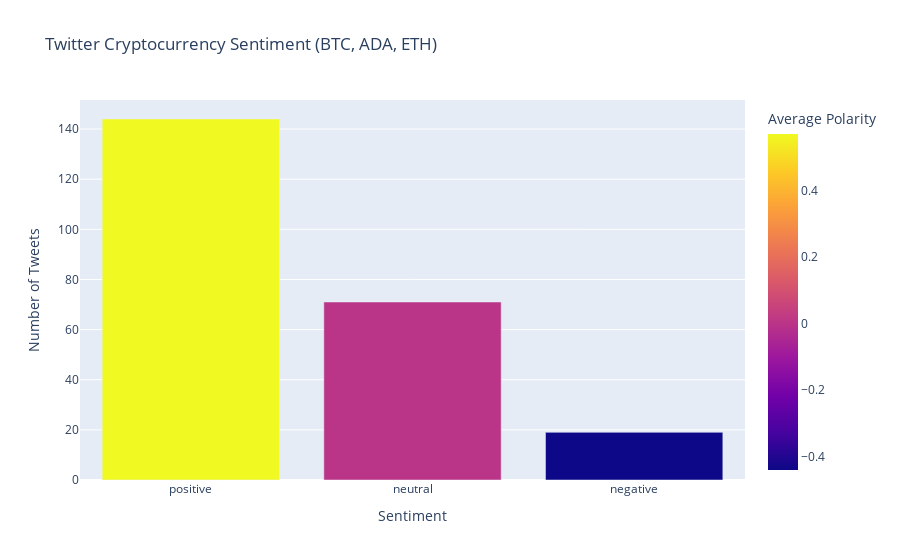

Source (notebook cell):
### Code cell
# Execute Function
plotly_graph()

### Figure 1 — Plotly figure (JSON) as saved in the notebook; plotly's stock layout.template omitted (floating-point values rounded to 4 significant figures)
{"data": [{"alignmentgroup": "True", "customdata": [[0.57], [0], [-0.44]], "hovertemplate": "Sentiment=%{x}<br>Number of Tweets=%{y}<br>Average Polarity=%{marker.color}<extra></extra>", "legendgroup": "", "marker": {"color": [0.57, 0, -0.44], "coloraxis": "coloraxis"}, "name": "", "offsetgroup": "", "orientation": "v", "showlegend": false, "textposition": "auto", "type": "bar", "x": ["positive", "neutral", "negative"], "xaxis": "x", "y": [144, 71, 19], "yaxis": "y"}], "layout": {"barmode": "relative", "coloraxis": {"colorbar": {"title": {"text": "Average Polarity"}}, "colorscale": [[0, "#0d0887"], [0.1111, "#46039f"], [0.2222, "#7201a8"], [0.3333, "#9c179e"], [0.4444, "#bd3786"], [0.5556, "#d8576b"], [0.6667, "#ed7953"], [0.7778, "#fb9f3a"], [0.8889, "#fdca26"], [1, "#f0f921"]]}, "legend": {"tracegroupgap": 0}, "title": {"text": "Twitter Cryptocurrency Sentiment (BTC, ADA, ETH)"}, "xaxis": {"anchor": "y", "domain": [0, 1], "title": {"text": "Sentiment"}}, "yaxis": {"anchor": "x", "domain": [0, 1], "title": {"text": "Number of Tweets"}}}}
